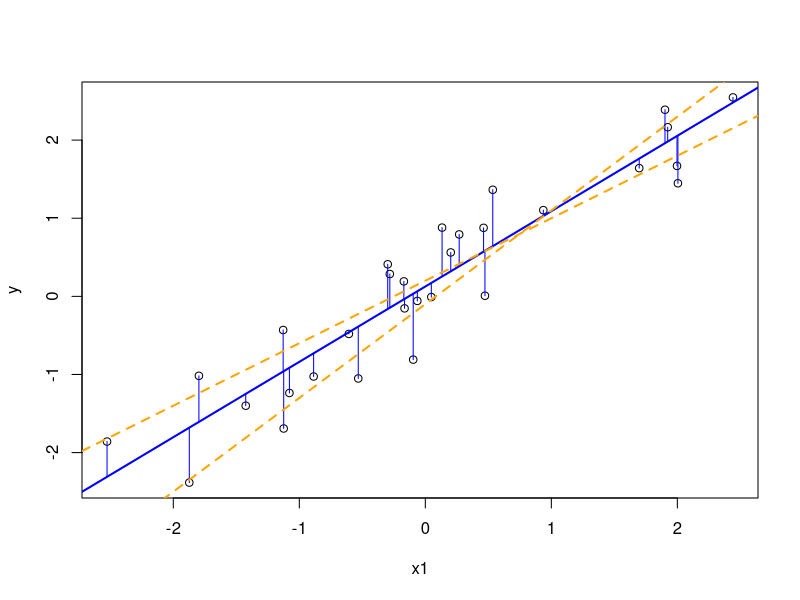
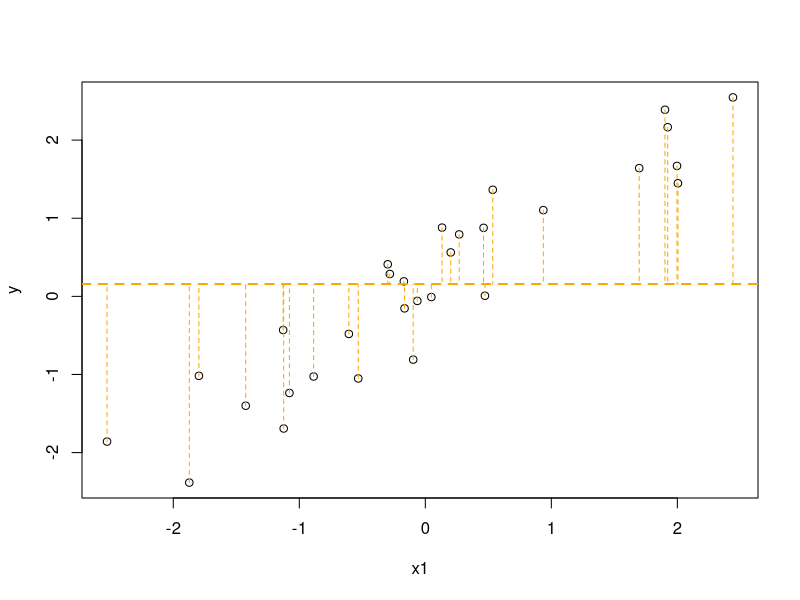

Write the R code that produced these figures, in order.
## ---- chunk 1
knitr::opts_chunk$set(echo = FALSE, message = FALSE, warning = FALSE)
## ---- chunk 2
set.seed(38184)
n <- 30
##generate explanatory variable
x1 <- rnorm(n)
##generate outcome variable by adding some noise 
y <- x1 + rnorm(n,0,0.5)
plot(y ~ x1)
##get regression line fit
reg_line <- lm(y~x1) 
##add regression line
abline(reg_line,col="blue",lwd=2)
##get fitted values
fitted_y <- fitted(reg_line)
##add segments going from true to fitted values
segments(x0=x1, x1=x1, y0=y, y1=fitted_y, col="blue",lwd=1)
##add two more lines
int_slope_1 <- c(0.2,0.8)
int_slope_2 <- c(-0.1,1.2)
abline(a=int_slope_1[1], b=int_slope_1[2], col="orange",lty=2,lwd=2)
abline(a=int_slope_2[1], b=int_slope_2[2], col="orange",lty=2,lwd=2)
## ---- chunk 3
plot(y ~ x1)
##get regression line fit with no explanatory variables
reg_line_no <- lm(y~1) 
##check this is the same as the mean
##reg_line_no
##mean(y)
##add line
abline(reg_line_no,col="orange",lty=2,lwd=2)
##get fitted values
fitted_y_no <- fitted(reg_line_no)
##add segments going from true to fitted values
segments(x0=x1, x1=x1, y0=y, y1=fitted_y_no, col="orange",lty=2,lwd=1)
## ---- chunk 4
##intercept and slope estimated via OLS
coef(lm(y ~ x1))
library(quantreg)
##intercept and slope estimated via quantile regression with median (see below)
coef(rq(y ~ x1, tau=0.5))
## ---- chunk 5
set.seed(380148)
n <- 10
##define the two random variables
##y1 is from a normal distribution with mean=0, sd=1
y1 <- rnorm(n,0,1)
##y2 is from a normal distribution with mean=0.5, sd=1
y2 <- rnorm(n,0.5,1)
##run a t-test!
t.test(y1,y2,var.equal = TRUE)
##create a single vector of outcomes and a vector indicating group membership
y <- c(y1,y2)
x1 <- c(rep(0,length(y1)),rep(1,length(y2)))
summary(lm(y~x1))
